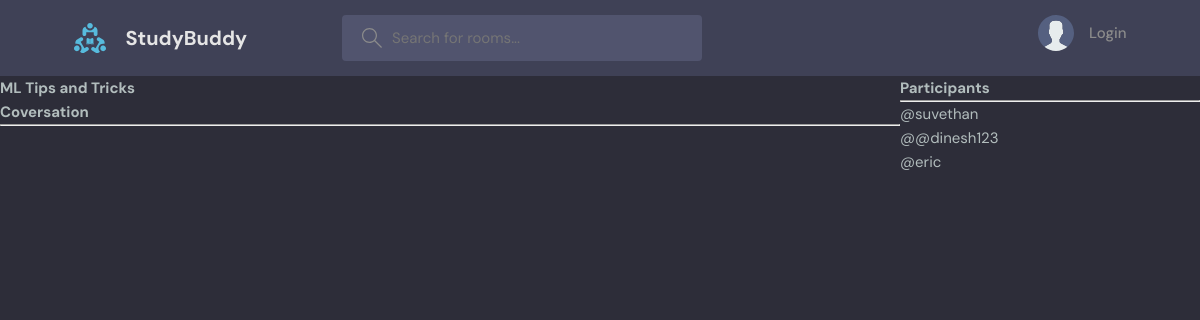
The app's page /test/room/11/, older data.
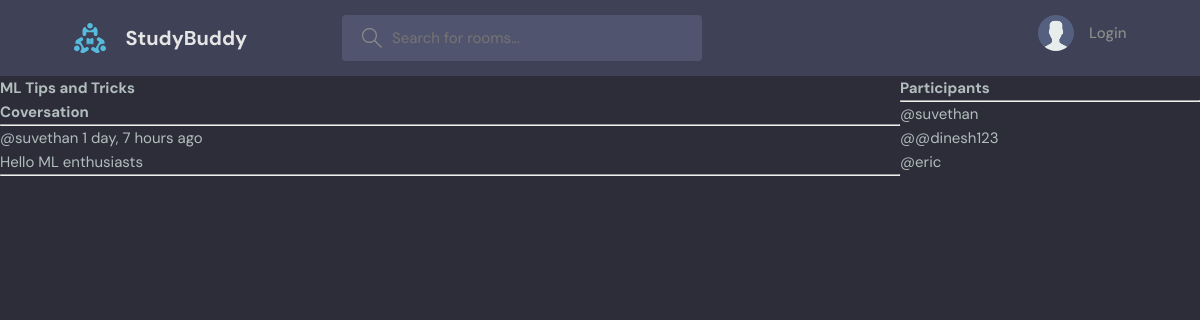
The same page, newer data.
### test_app/models.py (models this page shows, shortened)
class Message(models.Model):
    user = models.ForeignKey(User, on_delete=models.CASCADE)
    room = models.ForeignKey(Room, on_delete=models.CASCADE)
    body = models.TextField()
    updated = models.DateTimeField(auto_now=True)
    created = models.DateTimeField(auto_now_add=True)
    class Meta:
        ordering = ['-updated','-created']

### test_app/views.py (the view, shortened to what this page needs)
# urls.py: path("room/<int:pk>/", views.room, name="room" ),
def room(request,pk):
    room= Room.objects.get(id=pk)
    room_messages = room.message_set.all().order_by('-created')
    participants = room.participants.all()
    context = {'room':room, 'room_messages': room_messages,
               'participants':participants}
    return render(request, 'test_app/room.html',context)

### test_app/templates/test_app/room.html (shortened to what this page needs)
{% extends "main.html" %} {% block content %}
<div class="room-container">
  <div>
    <h1>{{room.name}}</h1>
    <div class="comment-wrapper">
      <h3>Coversation</h3>
      <hr />
      {% for message in room_messages %}
      <div>
        <small> @{{message.user}} {{message.created | timesince}} ago </small>
        <p>{{message.body}}</p>
        <hr />
      </div>
      {% endfor %}
    </div>
  </div>
  <div>
    <h3>Participants</h3>
    <hr />
    {% for user in participants %}
    <div>
      <p>@{{user.username}}</p>
    </div>
    {% endfor %}
  </div>
</div>
{% endblock content %}

Row changes from the older to the newer data that the page shows:
added Message: user "suvethan", created "1 day, 7 hours", body "Hello ML enthusiasts"
